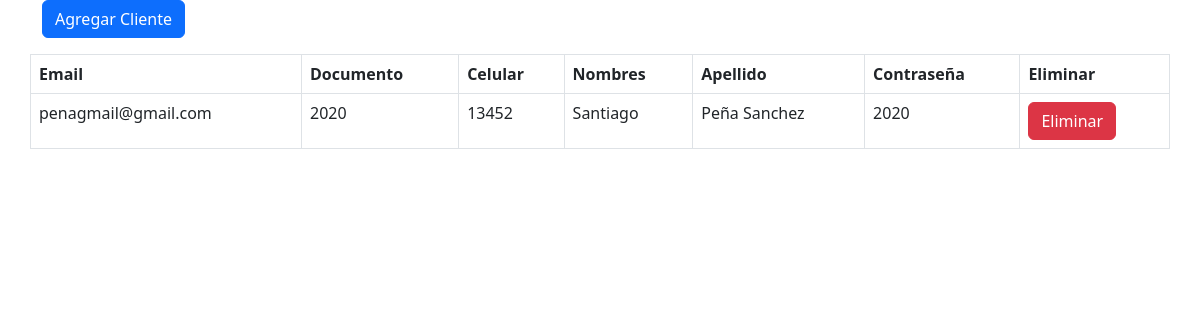
The page /crudcosmetologia/Cliente/index.php on the database its author committed.
### tables this page shows
CREATE TABLE `cliente` (
  `docu_clie` bigint(12) NOT NULL,
  `nombre` varchar(30) NOT NULL,
  `apellido` varchar(30) NOT NULL,
  `email` varchar(40) NOT NULL,
  `celular` varchar(15) NOT NULL,
  `contraseña` varchar(50) NOT NULL
);

### crudcosmetologia/Cliente/Cliente.php (called while the page is built, shortened)
<?php
include("../Conexion/conexion.php");
$consultaCliente = $conn->prepare("SELECT * FROM cliente");
$consultaCliente->execute();
$listaCliente = $consultaCliente->get_result();

### crudcosmetologia/Cliente/index.php (the view, shortened to what this page needs)
<?php include 'Cliente.php'; ?>
<!DOCTYPE html>
<html lang="en">
<head>
    <link rel="stylesheet" href="../css/bootstrap.min.css">
</head>
<body>
    <div class="container">
        <form action="" method="post" enctype="multipart/form-data">
            <button type="button" class="btn btn-primary" data-bs-toggle="modal" data-bs-target="#exampleModal">
                Agregar Cliente
            </button>
        </form>
        <div class="row">
            <table class="table table-hover table-bordered">
                <thead class="thead-dark">
                    <tr>
                        <th scope="col">Email</th>
                        <th scope="col">Documento</th>
                        <th scope="col">Celular</th>
                        <th scope="col">Nombres</th>
                        <th scope="col">Apellido</th>
                        <th scope="col">Contraseña</th>
                        <th scope="col">Eliminar</th>
                    </tr>
                </thead>
                <tbody>
                    <?php
                    if ($listaCliente->num_rows > 0) {
                        foreach ($listaCliente as  $Cliente) {
                    ?>
                            <tr>
                                <td> <?php echo  $Cliente['email']    ?> </td>
                                <td> <?php echo  $Cliente['docu_clie']        ?> </td>
                                <td> <?php echo  $Cliente['celular'] ?> </td>
                                <td> <?php echo  $Cliente['nombre']    ?> </td>
                                <td> <?php echo  $Cliente['apellido'] ?> </td>
                                <td> <?php echo  $Cliente['contraseña'] ?> </td>
                                <form action="" method="post">
                                    <td><input value="Eliminar" class="btn btn-danger" type="submit" name="accion"></input></td>
                                </form>
                            </tr>
                    <?php
                        }
                    } else {
                        echo "<h2> No tenemos resultados </h2>";
                    }
                    ?>
                </tbody>
            </table>
        </div>
    </div>
</body>
</html>

### rows shown on the page
cliente: email "penagmail@gmail.com", docu_clie "2020", celular "13452", nombre "Santiago", apellido "Peña Sanchez", contraseña "2020"
